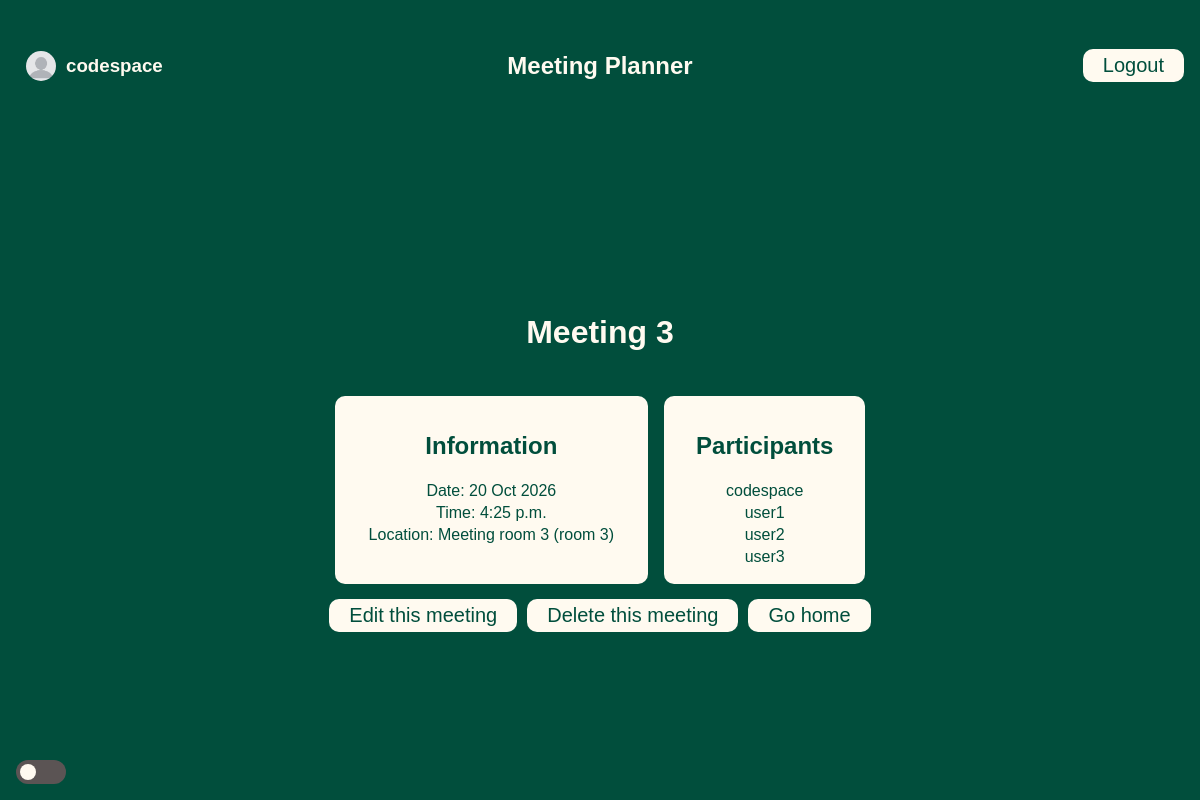
Page /meetings/7 (signed in) on the earlier database version.
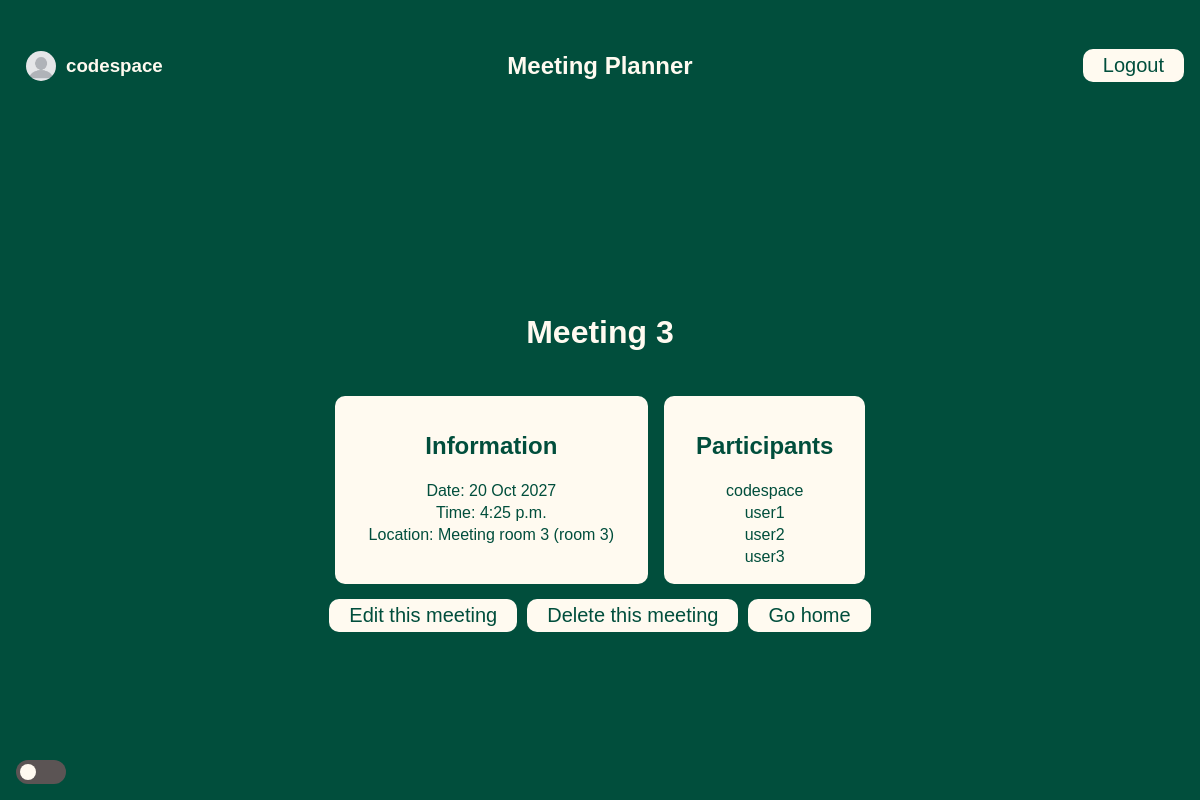
Same page on the later database version.
### meetings/models.py (models this page shows, shortened)
class Meeting(models.Model):
    title = models.CharField(max_length=200)
    date = models.DateField()
    start_time = models.TimeField(default=time(9))
    duration = models.IntegerField(default=1)
    room = models.ForeignKey(Room, on_delete=models.CASCADE)
    participants = models.ManyToManyField(
        get_user_model()
    )  # incase db changes we call m2m insted

class Room(models.Model):
    name = models.CharField(max_length=50)
    floor = models.IntegerField()
    room_number = models.IntegerField()
    def __str__(self):
        return f"{self.name} (room  {self.room_number})"

### meetings/views.py (the view)
# urls.py: path("<int:id>", views.detail, name="detail"),
@login_required
def detail(request, id):
    meeting = get_object_or_404(
        Meeting, pk=id
    )  # returns 404 if not found for or given class with id
    return render(request, "meetings/detail.html", {"meeting": meeting})

### templates/meetings/detail.html (shortened to what this page needs)
{% extends "base.html" %}
{% block content%}
<h1>{{meeting.title}}</h1>
<div class="block">
    <div class="item meeting-info">
        <h2>Information</h2>
        <p>Date: {{meeting.date}}</p>
        <p>Time: {{meeting.start_time}} </p>
        <p>Location: {{meeting.room}}</p>
    </div>
    <div class="item meeting-participants">
        <h2>Participants</h2>
        {% for participant in meeting.participants.all%}
            <p>{{ participant.username }}</p>
        {%endfor%}
    </div>
</div>
<div>
    <p class="actions">
        <a href="{%url 'edit' meeting.id%}">Edit this meeting</a><br>
        <a href="{%url 'delete' meeting.id%}">Delete this meeting</a><br>
        <a href="{% url 'welcome' %}">Go home</a>
    </p>
</div>
{%endblock%}

Differences in the rows shown:
changed Meeting "Meeting 3": date "20 Oct 2026" → "20 Oct 2027"
